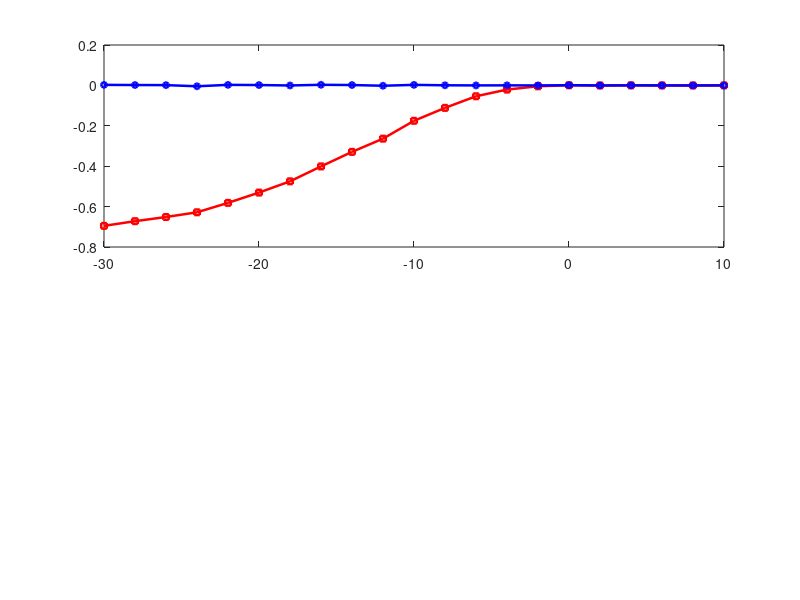

This chart was generated by the following MATLAB code: (Note: this script raises an error after producing the figure.)
%% =========================================================
%  Cyclic CRB Simulation: Phase Estimation in AWGN
%  Model: x[n] = A*exp(j*(n*omega + theta)) + w[n]
%  Routtenberg & Tabrikian, Lecture Notes.
%
%  Parameters: N=5, A=1, SNR=-30:2:10 dB, 10000 MC trials
%% =========================================================
clear; clc; rng(0);

%% --- Parameters ---
N          = 5;
A          = 1;
theta_true = pi/4;
omega      = 0.2*pi;
num_trials = 100000;
SNR_dB     = -30:2:10;
snr_lin    = 10.^(SNR_dB/10);
sigma2_vec = A^2 ./ snr_lin;

%% --- Preallocate ---
mce_ml      = zeros(size(SNR_dB));
mse_ml      = zeros(size(SNR_dB));
bias_mean   = zeros(size(SNR_dB));
bias_cyclic = zeros(size(SNR_dB));
CRB         = zeros(size(SNR_dB));
CRB_cyc     = zeros(size(SNR_dB));

%% --- Vectorized Monte Carlo ---
fprintf('Running Monte Carlo (%d trials)...\n', num_trials);
n = (0:N-1).';

for i = 1:length(SNR_dB)
    sigma2 = sigma2_vec(i);

    s = A * exp(1j*(n*omega + theta_true));
    W = sqrt(sigma2/2) * (randn(N, num_trials) + 1j*randn(N, num_trials));
    X = s + W;

    X_demod   = X .* exp(-1j*omega*n);
    r         = mean(X_demod, 1);
    theta_hat = angle(r);

    diff = theta_hat - theta_true;

    mce_ml(i)      = mean(2 - 2*cos(diff));
    mse_ml(i)      = mean(diff.^2);
    bias_mean(i)   = mean(diff);
    bias_cyclic(i) = mean(sin(diff));

    gamma_N    = N * snr_lin(i);
    CRB(i)     = 1 / (2*gamma_N);
    CRB_cyc(i) = 2 - 2*sqrt(2*gamma_N / (1 + 2*gamma_N));
end
fprintf('Done.\n');

%% --- Figure: 2-panel ---
figure('Units','inches','Position',[1 1 9 4]);

%% Panel (a): Bias
subplot(2,1,1);
plot(SNR_dB, bias_mean,   'r-s', 'LineWidth',1.8, 'MarkerSize',4, ...
     'DisplayName','Mean bias $\mathbb{E}[\hat{\theta}-\theta;\theta]$');
hold on;
plot(SNR_dB, bias_cyclic, 'b-o', 'LineWidth',1.8, 'MarkerSize',4, ...
     'DisplayName','Cyclic bias $\mathbb{E}[\sin(\hat{\theta}-\theta);\theta]$');
yline(0,'k--','LineWidth',1,'HandleVisibility','off');
xlabel('SNR [dB]','FontSize',12);
ylabel('Bias','FontSize',12);
legend('Interpreter','latex','FontSize',10,'Location','southwest');
title('(a) Mean and cyclic bias of the ML estimator', ...
      'Interpreter','latex','FontSize',11);
grid on;
xlim([SNR_dB(1) SNR_dB(end)]);

%% Panel (b): Performance
subplot(2,1,2);

% Shading where MSE < CRB (CRB invalid)
invalid_mask = mse_ml < CRB;
if any(invalid_mask)
    xi = SNR_dB(invalid_mask);
    fill([xi, fliplr(xi)], ...
         [mse_ml(invalid_mask), fliplr(CRB(invalid_mask))], ...
         [1 0.85 0.85], 'EdgeColor','none','FaceAlpha',0.4, ...
         'HandleVisibility','off');
end
set(gca,'YScale','log');
hold on;

semilogy(SNR_dB, mce_ml,  'k-o',  'LineWidth',1.8, 'MarkerSize',4, ...
         'DisplayName','MCE (ML)');
semilogy(SNR_dB, mse_ml,  'k--s', 'LineWidth',1.8, 'MarkerSize',4, ...
         'DisplayName','MSE (ML)');
semilogy(SNR_dB, CRB_cyc, 'b-',   'LineWidth',2.2, ...
         'DisplayName','Cyclic CRB');
semilogy(SNR_dB, CRB,     'r--',  'LineWidth',2.2, ...
         'DisplayName','CRB');

xlabel('SNR [dB]','FontSize',12);
ylabel('MSE / MCE','FontSize',12);
legend('FontSize',10,'Location','southwest');
title('(b) MCE and MSE of ML estimator vs. CRBs', ...
      'Interpreter','latex','FontSize',11);
grid on;
xlim([SNR_dB(1) SNR_dB(end)]);

set(gcf,'Color','w');
